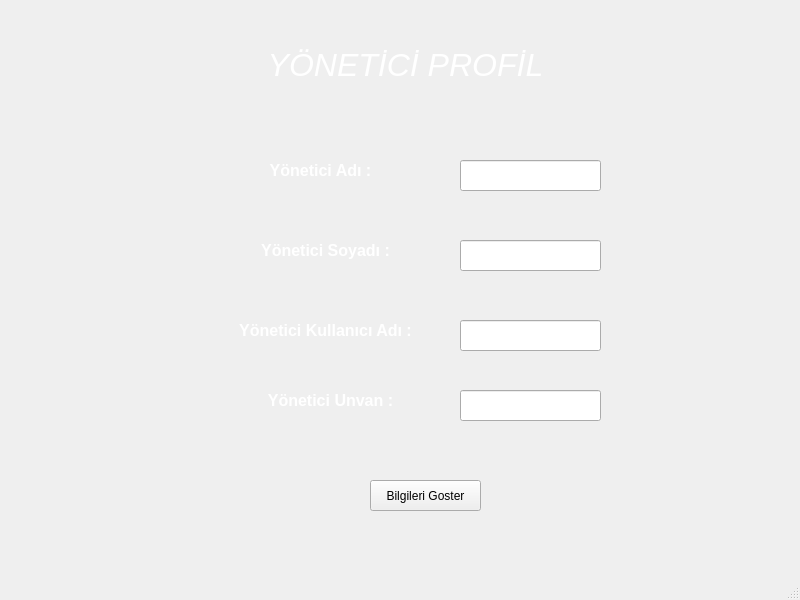
<?xml version="1.0" encoding="UTF-8"?>
<ui version="4.0">
 <class>MainWindow</class>
 <widget class="QMainWindow" name="MainWindow">
  <property name="geometry">
   <rect>
    <x>0</x>
    <y>0</y>
    <width>800</width>
    <height>600</height>
   </rect>
  </property>
  <property name="windowTitle">
   <string>MainWindow</string>
  </property>
  <widget class="QWidget" name="centralwidget">
   <widget class="QLabel" name="label">
    <property name="geometry">
     <rect>
      <x>-40</x>
      <y>-60</y>
      <width>861</width>
      <height>671</height>
     </rect>
    </property>
    <property name="text">
     <string/>
    </property>
    <property name="pixmap">
     <pixmap>75515051-dark-background-with-spotlights-light-studio.jpg</pixmap>
    </property>
    <property name="scaledContents">
     <bool>true</bool>
    </property>
   </widget>
   <widget class="QLabel" name="label_2">
    <property name="geometry">
     <rect>
      <x>210</x>
      <y>20</y>
      <width>391</width>
      <height>91</height>
     </rect>
    </property>
    <property name="text">
     <string>&lt;html&gt;&lt;head/&gt;&lt;body&gt;&lt;p align=&quot;center&quot;&gt;&lt;span style=&quot; font-size:24pt; font-style:italic; color:#ffffff;&quot;&gt;YÖNETİCİ PROFİL&lt;/span&gt;&lt;/p&gt;&lt;/body&gt;&lt;/html&gt;</string>
    </property>
   </widget>
   <widget class="QLabel" name="label_3">
    <property name="geometry">
     <rect>
      <x>250</x>
      <y>150</y>
      <width>141</width>
      <height>41</height>
     </rect>
    </property>
    <property name="text">
     <string>&lt;html&gt;&lt;head/&gt;&lt;body&gt;&lt;p align=&quot;center&quot;&gt;&lt;span style=&quot; font-size:12pt; font-weight:600; color:#ffffff;&quot;&gt;Yönetici Adı :&lt;/span&gt;&lt;/p&gt;&lt;/body&gt;&lt;/html&gt;</string>
    </property>
   </widget>
   <widget class="QLabel" name="label_4">
    <property name="geometry">
     <rect>
      <x>240</x>
      <y>230</y>
      <width>171</width>
      <height>41</height>
     </rect>
    </property>
    <property name="text">
     <string>&lt;html&gt;&lt;head/&gt;&lt;body&gt;&lt;p align=&quot;center&quot;&gt;&lt;span style=&quot; font-size:12pt; font-weight:600; color:#ffffff;&quot;&gt;Yönetici Soyadı :&lt;/span&gt;&lt;/p&gt;&lt;/body&gt;&lt;/html&gt;</string>
    </property>
   </widget>
   <widget class="QLabel" name="label_5">
    <property name="geometry">
     <rect>
      <x>210</x>
      <y>310</y>
      <width>231</width>
      <height>41</height>
     </rect>
    </property>
    <property name="text">
     <string>&lt;html&gt;&lt;head/&gt;&lt;body&gt;&lt;p align=&quot;center&quot;&gt;&lt;span style=&quot; font-size:12pt; font-weight:600; color:#ffffff;&quot;&gt;Yönetici Kullanıcı Adı :&lt;/span&gt;&lt;/p&gt;&lt;/body&gt;&lt;/html&gt;</string>
    </property>
   </widget>
   <widget class="QLabel" name="label_6">
    <property name="geometry">
     <rect>
      <x>240</x>
      <y>380</y>
      <width>181</width>
      <height>41</height>
     </rect>
    </property>
    <property name="text">
     <string>&lt;html&gt;&lt;head/&gt;&lt;body&gt;&lt;p align=&quot;center&quot;&gt;&lt;span style=&quot; font-size:12pt; font-weight:600; color:#ffffff;&quot;&gt;Yönetici Unvan :&lt;/span&gt;&lt;/p&gt;&lt;/body&gt;&lt;/html&gt;</string>
    </property>
   </widget>
   <widget class="QPushButton" name="goster">
    <property name="geometry">
     <rect>
      <x>370</x>
      <y>480</y>
      <width>111</width>
      <height>31</height>
     </rect>
    </property>
    <property name="text">
     <string>Bilgileri Goster</string>
    </property>
   </widget>
   <widget class="QLineEdit" name="yoneticiad">
    <property name="geometry">
     <rect>
      <x>460</x>
      <y>160</y>
      <width>141</width>
      <height>31</height>
     </rect>
    </property>
   </widget>
   <widget class="QLineEdit" name="yoneticisoyad">
    <property name="geometry">
     <rect>
      <x>460</x>
      <y>240</y>
      <width>141</width>
      <height>31</height>
     </rect>
    </property>
   </widget>
   <widget class="QLineEdit" name="yoneticikulladi">
    <property name="geometry">
     <rect>
      <x>460</x>
      <y>320</y>
      <width>141</width>
      <height>31</height>
     </rect>
    </property>
   </widget>
   <widget class="QLineEdit" name="yoneticiunvan">
    <property name="geometry">
     <rect>
      <x>460</x>
      <y>390</y>
      <width>141</width>
      <height>31</height>
     </rect>
    </property>
   </widget>
  </widget>
  <widget class="QMenuBar" name="menubar">
   <property name="geometry">
    <rect>
     <x>0</x>
     <y>0</y>
     <width>800</width>
     <height>26</height>
    </rect>
   </property>
  </widget>
  <widget class="QStatusBar" name="statusbar"/>
 </widget>
 <resources/>
 <connections/>
</ui>
